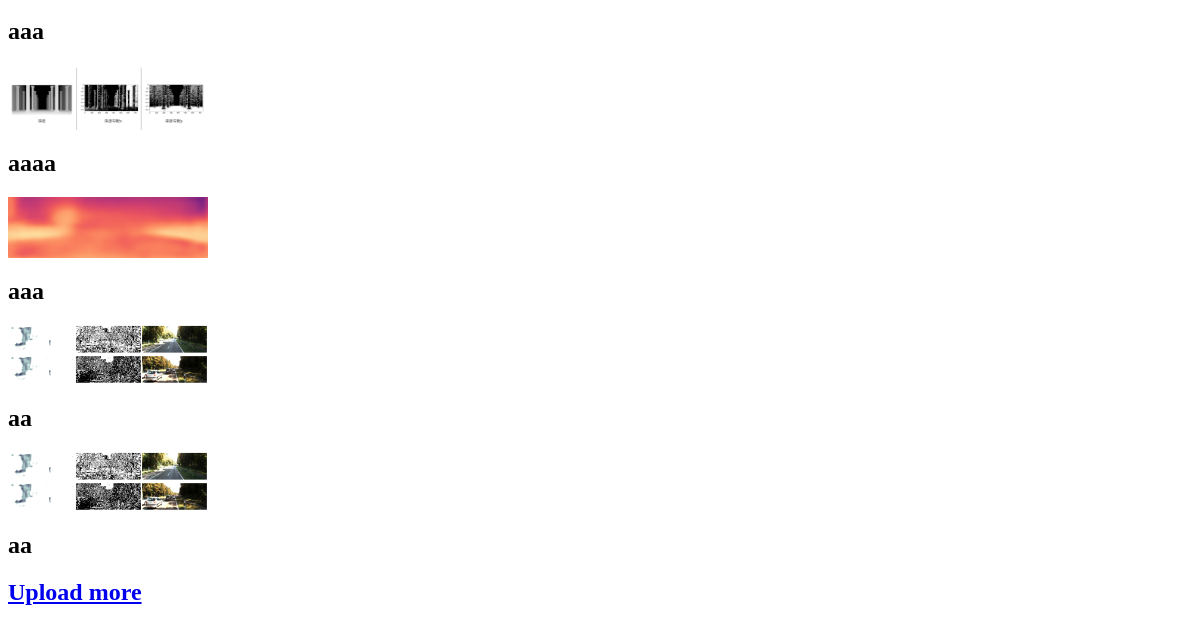
The page /imagePost/showall/ (lower part) on the database as committed earlier.
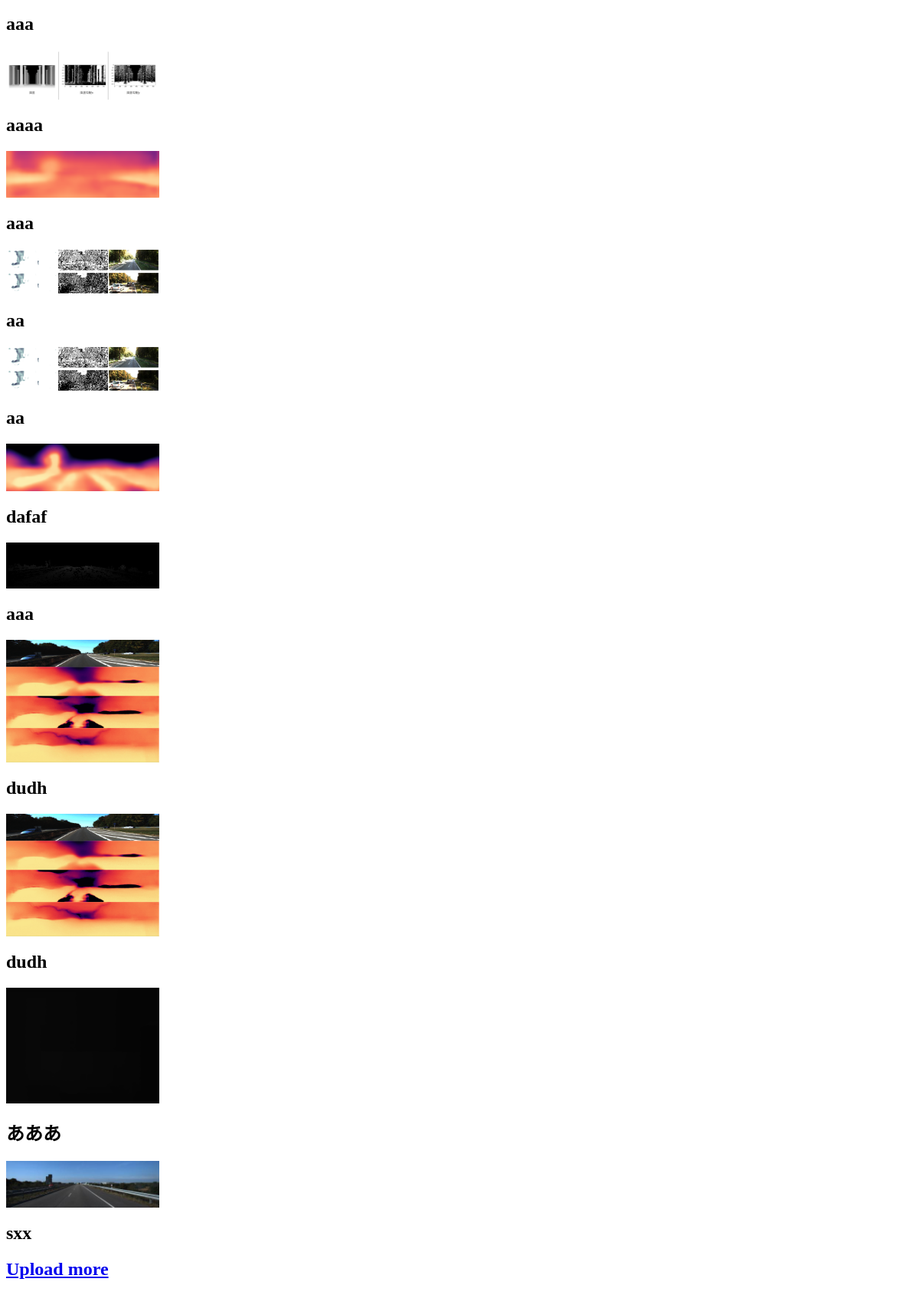
The same page on the database as committed later.
### imagePost/models.py (models this page shows, shortened)
class Image(models.Model):
    picture = models.ImageField(upload_to='images/')
    title = models.CharField(max_length=200)

### imagePost/views.py (the view)
# urls.py: path('showall/', views.showall, name='showall'),
def showall(request):
    images = Image.objects.all()
    context = {'images':images}
    return render(request, 'album/showall.html', context)

### imagePost/templates/album/showall.html (shortened to what this page needs)
{% for image in images %}
    <img src='{{ MEDIA_URL }}{{image.picture}}' width=200>
    <h2>{{ image.title }}</h2>
{% endfor %}
<h2><a href="{% url 'album:upload' %}">Upload more</a></h2>

Rows that differ between the two databases and show on the page:
added Image: picture (picture), title "dafaf"
added Image: picture (picture), title "aaa"
added Image: picture (picture), title "dudh"
added Image: picture (picture), title "dudh"
added Image: picture (picture), title "あああ"
added Image: picture (picture), title "sxx"
